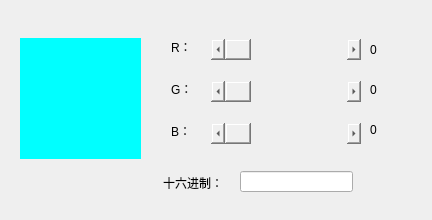
<?xml version="1.0" encoding="UTF-8"?>
<ui version="4.0">
 <class>MainWindow</class>
 <widget class="QMainWindow" name="MainWindow">
  <property name="geometry">
   <rect>
    <x>0</x>
    <y>0</y>
    <width>432</width>
    <height>220</height>
   </rect>
  </property>
  <property name="windowTitle">
   <string>MainWindow</string>
  </property>
  <widget class="QWidget" name="centralwidget">
   <widget class="QLabel" name="label">
    <property name="geometry">
     <rect>
      <x>20</x>
      <y>38</y>
      <width>121</width>
      <height>121</height>
     </rect>
    </property>
    <property name="styleSheet">
     <string notr="true">background-color: rgb(0, 255, 255);</string>
    </property>
    <property name="text">
     <string/>
    </property>
   </widget>
   <widget class="QScrollBar" name="horizontalScrollBar">
    <property name="geometry">
     <rect>
      <x>211</x>
      <y>39</y>
      <width>150</width>
      <height>21</height>
     </rect>
    </property>
    <property name="font">
     <font>
      <stylestrategy>PreferDefault</stylestrategy>
     </font>
    </property>
    <property name="cursor">
     <cursorShape>ArrowCursor</cursorShape>
    </property>
    <property name="styleSheet">
     <string notr="true">border-color: rgb(255, 0, 0);</string>
    </property>
    <property name="maximum">
     <number>255</number>
    </property>
    <property name="orientation">
     <enum>Qt::Horizontal</enum>
    </property>
   </widget>
   <widget class="QLabel" name="label_2">
    <property name="geometry">
     <rect>
      <x>171</x>
      <y>39</y>
      <width>23</width>
      <height>16</height>
     </rect>
    </property>
    <property name="text">
     <string>R：</string>
    </property>
   </widget>
   <widget class="QLabel" name="label_3">
    <property name="geometry">
     <rect>
      <x>171</x>
      <y>81</y>
      <width>23</width>
      <height>16</height>
     </rect>
    </property>
    <property name="text">
     <string>G：</string>
    </property>
   </widget>
   <widget class="QScrollBar" name="horizontalScrollBar_2">
    <property name="geometry">
     <rect>
      <x>211</x>
      <y>81</y>
      <width>150</width>
      <height>21</height>
     </rect>
    </property>
    <property name="font">
     <font>
      <stylestrategy>PreferDefault</stylestrategy>
     </font>
    </property>
    <property name="cursor">
     <cursorShape>ArrowCursor</cursorShape>
    </property>
    <property name="styleSheet">
     <string notr="true">border-color: rgb(0, 255, 127);</string>
    </property>
    <property name="maximum">
     <number>255</number>
    </property>
    <property name="orientation">
     <enum>Qt::Horizontal</enum>
    </property>
   </widget>
   <widget class="QLabel" name="label_4">
    <property name="geometry">
     <rect>
      <x>171</x>
      <y>123</y>
      <width>23</width>
      <height>16</height>
     </rect>
    </property>
    <property name="text">
     <string>B：</string>
    </property>
   </widget>
   <widget class="QScrollBar" name="horizontalScrollBar_3">
    <property name="geometry">
     <rect>
      <x>211</x>
      <y>123</y>
      <width>150</width>
      <height>21</height>
     </rect>
    </property>
    <property name="font">
     <font>
      <stylestrategy>PreferDefault</stylestrategy>
     </font>
    </property>
    <property name="cursor">
     <cursorShape>ArrowCursor</cursorShape>
    </property>
    <property name="styleSheet">
     <string notr="true">
border-color: rgb(0, 255, 255);</string>
    </property>
    <property name="maximum">
     <number>255</number>
    </property>
    <property name="sliderPosition">
     <number>0</number>
    </property>
    <property name="orientation">
     <enum>Qt::Horizontal</enum>
    </property>
   </widget>
   <widget class="QLabel" name="label_5">
    <property name="geometry">
     <rect>
      <x>163</x>
      <y>175</y>
      <width>72</width>
      <height>15</height>
     </rect>
    </property>
    <property name="text">
     <string>十六进制：</string>
    </property>
   </widget>
   <widget class="QLineEdit" name="lineEdit">
    <property name="geometry">
     <rect>
      <x>240</x>
      <y>171</y>
      <width>113</width>
      <height>21</height>
     </rect>
    </property>
   </widget>
   <widget class="QLabel" name="label_6">
    <property name="geometry">
     <rect>
      <x>370</x>
      <y>40</y>
      <width>41</width>
      <height>20</height>
     </rect>
    </property>
    <property name="text">
     <string>0</string>
    </property>
   </widget>
   <widget class="QLabel" name="label_7">
    <property name="geometry">
     <rect>
      <x>370</x>
      <y>80</y>
      <width>41</width>
      <height>20</height>
     </rect>
    </property>
    <property name="text">
     <string>0</string>
    </property>
   </widget>
   <widget class="QLabel" name="label_8">
    <property name="geometry">
     <rect>
      <x>370</x>
      <y>120</y>
      <width>41</width>
      <height>20</height>
     </rect>
    </property>
    <property name="text">
     <string>0</string>
    </property>
   </widget>
  </widget>
 </widget>
 <resources/>
 <connections/>
</ui>
